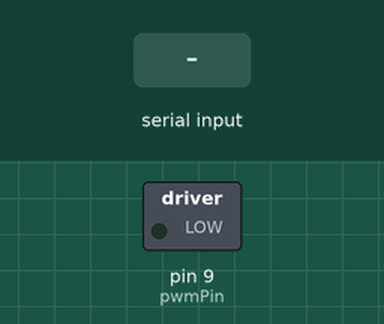
Recording of a sketch running on a simulated Arduino Uno, built with avr-gcc and run on an emulated ATmega328P. On the bench: switched loads named in the sketch (green lamp = pin HIGH). The inputs (shaded band) are chosen by the test bench.

Above: at 1.2 s.
1.3 s: "90,45\n" received over Serial
At 2.1 s:
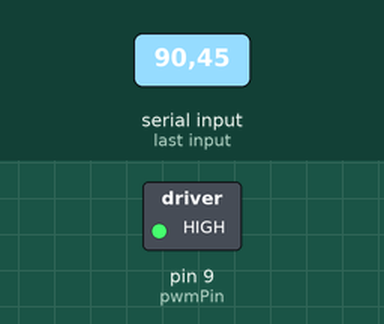
Timing chart, 0 to 4.3 s (numbered marks = the images above; inputs shaded):
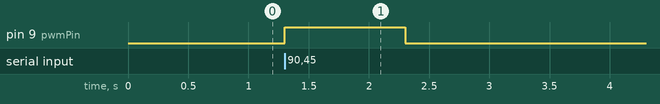

Measured:
- after the input at 1.3 s, pin 9 (pwmPin): LOW → HIGH at once, → LOW 1.0 s later

The sketch:

Test_envoie_PWM_Raw.ino
```cpp
// === motor_bridge_arduino.ino ===
const int pwmPin = 9;  // PWM vers contrôleur ZS-X11H
float accelValue = 0.0;

void setup() {
  Serial.begin(115200);
  pinMode(pwmPin, OUTPUT);
}

void loop() {
  if (Serial.available()) {
    accelValue = Serial.parseFloat();  // lit la valeur 0–1 envoyée
    int pwm = map(accelValue * 1000, 0, 1000, 0, 255);  // convertit en PWM 8 bits
    analogWrite(pwmPin, pwm);
  }
}
```
